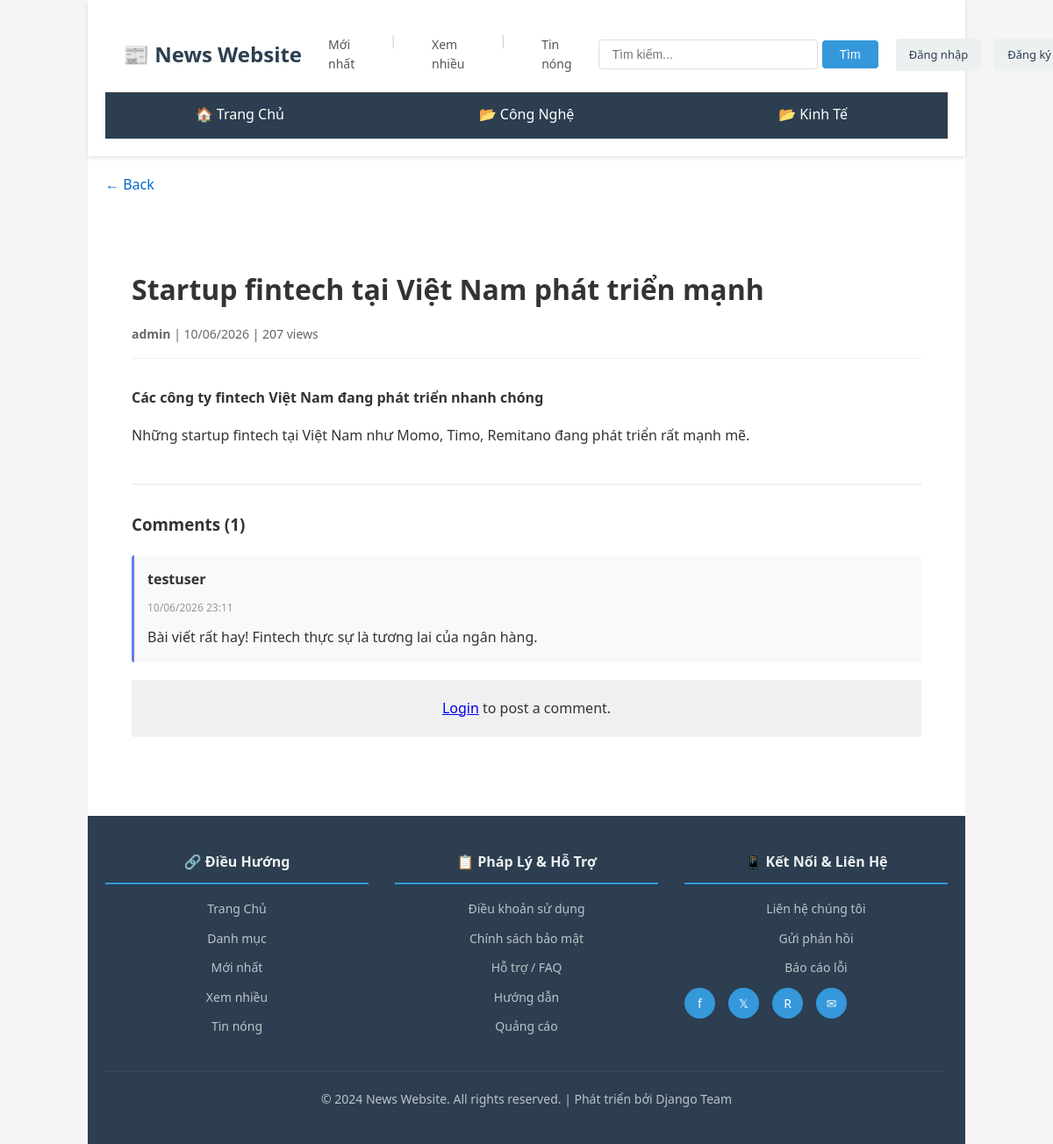
Page /tin/startup-fintech-vietnam/ on the committed database.
### Webtintuc/models.py (models this page shows, shortened)
class Category(models.Model):
    CATEGORY_TYPES = (
        ('news', 'Tin Tức'),
        ('blog', 'Blog'),
    )
    name = models.CharField(max_length=100, unique=True)
    slug = models.SlugField(unique=True)
    description = models.TextField(blank=True, null=True)
    category_type = models.CharField(
        max_length=20,
        choices=CATEGORY_TYPES,
        default='news'
    )
    created_at = models.DateTimeField(auto_now_add=True, null=True, blank=True)
    class Meta:
        verbose_name_plural = "Categories"
        ordering = ['name']

class Post(models.Model):
    STATUS_CHOICES = (
        ('draft', 'Nháp'),
        ('published', 'Đã đăng'),
    )
    POST_TYPES = (
        ('news', 'Tin Tức'),
        ('blog', 'Blog'),
    )
    title = models.CharField(max_length=255)
    slug = models.SlugField(unique=True)
    content = models.TextField()
    summary = models.TextField(help_text="Tóm tắt ngắn gọn bài viết")
    category = models.ForeignKey(Category, on_delete=models.CASCADE)
    author = models.ForeignKey(User, on_delete=models.SET_NULL, null=True)
    tags = models.ManyToManyField(Tag, blank=True)
    views_count = models.IntegerField(default=0)
    status = models.CharField(
        max_length=20,
        choices=STATUS_CHOICES,
        default='draft'
    )
    post_type = models.CharField(
        max_length=20,
        choices=POST_TYPES,
        default='news'
    )
    created_at = models.DateTimeField(auto_now_add=True)
    updated_at = models.DateTimeField(auto_now=True)
    published_at = models.DateTimeField(null=True, blank=True)
    class Meta:
        ordering = ['-published_at', '-created_at']
        verbose_name = "Bài Viết"
        verbose_name_plural = "Bài Viết"
    def save(self, *args, **kwargs):
        if not self.slug:
            self.slug = slugify(self.title)
        if self.status == 'published' and not self.published_at:
            self.published_at = timezone.now()
        super().save(*args, **kwargs)

class Comment(models.Model):
    post = models.ForeignKey(Post, on_delete=models.CASCADE, related_name='comments')
    user = models.ForeignKey(User, on_delete=models.CASCADE)
    content = models.TextField()
    is_approved = models.BooleanField(default=False)
    parent = models.ForeignKey(
        'self',
        on_delete=models.CASCADE,
        null=True,
        blank=True,
        related_name='replies'
    )
    created_at = models.DateTimeField(auto_now_add=True)
    class Meta:
        ordering = ['-created_at']
        verbose_name = "Bình Luận"
        verbose_name_plural = "Bình Luận"

### Webtintuc/views.py (the view, shortened to what this page needs)
# urls.py: path('tin/<slug:slug>/', views.post_detail, name='post_detail'),
def post_detail(request, slug):
    post = get_object_or_404(Post, slug=slug, status='published')
    post.views_count += 1
    post.save(update_fields=['views_count'])
    related_posts = Post.objects.filter(
        category=post.category,
        status='published'
    ).exclude(id=post.id)[:3]
    comments = Comment.objects.filter(post=post, is_approved=True).order_by('-created_at')
    comment_form = None
    context = {
        **get_base_context(),
        'post': post,
        'related_posts': related_posts,
        'comments': comments,
        'comment_form': comment_form,
    }
    return render(request, 'chi-tiet-tin.html', context)

### Webtintuc/views.py (called while the page is built)
def get_base_context():
    return {
        'categories': Category.objects.filter(category_type='news'),
    }

### Webtintuc/templates/chi-tiet-tin.html (shortened to what this page needs)
{% extends "base.html" %}
{% block content %}
<div class="container">
    <a href="{% url 'webtintuc:index' %}" class="back-link">← Back</a>
    <article class="article">
        <h1>{{ post.title }}</h1>
        <p class="article-meta">
            <strong>{{ post.author.get_full_name|default:post.author.username }}</strong> | {{ post.published_at|date:"d/m/Y" }} | {{ post.views_count }} views
        </p>
        <div class="article-body">
            <p><strong>{{ post.summary }}</strong></p>
            {{ post.content }}
        </div>
        <div class="comments-section">
            <h3>Comments ({{ comments|length }})</h3>
            <div class="comments-list">
                {% for comment in comments %}
                <div class="comment">
                    <strong>{{ comment.user.get_full_name|default:comment.user.username }}</strong>
                    <small>{{ comment.created_at|date:"d/m/Y H:i" }}</small>
                    <p>{{ comment.content }}</p>
                </div>
                {% empty %}
                <p>No comments yet.</p>
                {% endfor %}
            </div>
            {% if user.is_authenticated %}
            <div class="comment-form">
                <h4>Write a Comment</h4>
                <form method="POST">
                    {% csrf_token %}
                    <input type="hidden" name="comment" value="1">
                    {{ comment_form.as_p }}
                    <button type="submit" class="btn">Post Comment</button>
                </form>
            </div>
            {% else %}
            <div class="comment-login-prompt">
                <p><a href="{% url 'webtintuc:login' %}">Login</a> to post a comment.</p>
            </div>
            {% endif %}
        </div>
    </article>
</div>
{% endblock %}

### Webtintuc/templates/base.html (shortened to what this page needs)
{% load static %}
<!DOCTYPE html>
<html lang="vi">
<head>
    <link rel="stylesheet" href="{% static 'css/style.css' %}">
</head>
<body>
    <div class="wrapper">
        <header>
            <div class="header-top">
                <a href="{% url 'webtintuc:index' %}" class="logo">📰 News Website</a>
                <div class="header-info">
                    <a href="{% url 'webtintuc:index' %}">Mới nhất</a>
                    <span class="separator">|</span>
                    <a href="{% url 'webtintuc:index' %}">Xem nhiều</a>
                    <span class="separator">|</span>
                    <a href="{% url 'webtintuc:index' %}">Tin nóng</a>
                </div>
                <form class="search-box" action="{% url 'webtintuc:search' %}" method="GET">
                    <input type="text" name="q" placeholder="Tìm kiếm..." value="{{ query }}">
                    <button type="submit">Tìm</button>
                </form>
                <div class="user-menu">
                    {% if user.is_authenticated %}
                        <span class="user-greeting">👤 {{ user.username }}</span>
                        <a href="{% url 'webtintuc:my_posts' %}">Bài viết của tôi</a>
                        <a href="{% url 'webtintuc:logout' %}">Đăng xuất</a>
                    {% else %}
                        <a href="{% url 'webtintuc:login' %}">Đăng nhập</a>
                        <a href="{% url 'webtintuc:register' %}">Đăng ký</a>
                    {% endif %}
                </div>
            </div>
            <nav class="navbar">
                <a href="{% url 'webtintuc:index' %}" class="nav-item">🏠 Trang Chủ</a>
                {% for category in categories %}
                    <a href="{% url 'webtintuc:category' category.slug %}" class="nav-item">
                        📂 {{ category.name }}
                    </a>
                {% endfor %}
            </nav>
        </header>
        <main>
            {% block content %}{% endblock %}
        </main>
        <footer>
            <div class="footer-content">
                <div class="footer-section">
                    <h4>🔗 Điều Hướng</h4>
                    <ul>
                        <li><a href="{% url 'webtintuc:index' %}">Trang Chủ</a></li>
                        <li><a href="#">Danh mục</a></li>
                        <li><a href="#">Mới nhất</a></li>
                        <li><a href="#">Xem nhiều</a></li>
                        <li><a href="#">Tin nóng</a></li>
                    </ul>
                </div>
                <div class="footer-section">
                    <h4>📋 Pháp Lý & Hỗ Trợ</h4>
                    <ul>
                        <li><a href="#">Điều khoản sử dụng</a></li>
                        <li><a href="#">Chính sách bảo mật</a></li>
                        <li><a href="#">Hỗ trợ / FAQ</a></li>
                        <li><a href="#">Hướng dẫn</a></li>
                        <li><a href="#">Quảng cáo</a></li>
                    </ul>
                </div>
                <div class="footer-section">
                    <h4>📱 Kết Nối & Liên Hệ</h4>
                    <ul>
                        <li><a href="#">Liên hệ chúng tôi</a></li>
                        <li><a href="#">Gửi phản hồi</a></li>
                        <li><a href="#">Báo cáo lỗi</a></li>
                    </ul>
                    <div class="social-links">
                        <a href="#" title="Facebook">f</a>
                        <a href="#" title="Twitter">𝕏</a>
                        <a href="#" title="Reddit">R</a>
                        <a href="#" title="Email">✉</a>
                    </div>
                </div>
            </div>
            <div class="footer-bottom">
                <p>&copy; 2024 News Website. All rights reserved. | Phát triển bởi Django Team</p>
            </div>
        </footer>
    </div>
</body>
</html>

### Webtintuc/static/css/style.css (style rules this page uses)
* { margin: 0; padding: 0; box-sizing: border-box; }
body { font-family: Arial, sans-serif; line-height: 1.6; color: #333; background-color: #f5f5f5; }
.wrapper { max-width: 1000px; margin: 0 auto; background: white; }
header { background: #333; color: white; padding: 20px; box-shadow: 0 2px 5px rgba(0,0,0,0.1); }
.header-top { display: flex; justify-content: space-between; align-items: center; margin-bottom: 15px; }
.logo { font-size: 24px; font-weight: bold; color: white; text-decoration: none; }
.search-box { display: flex; gap: 5px; }
.search-box input { padding: 8px 12px; border: none; border-radius: 3px; width: 250px; }
.search-box button { padding: 8px 15px; background: #555; color: white; border: none; border-radius: 3px; cursor: pointer; }
.navbar { display: flex; gap: 20px; border-top: 1px solid #555; padding-top: 15px; }
.nav-item { color: white; text-decoration: none; padding: 5px 10px; transition: background 0.3s; }
main { padding: 30px 20px; min-height: 400px; }
.container { display: flex; flex-direction: column; gap: 30px; }
footer { background: #333; color: white; text-align: center; padding: 20px; margin-top: 30px; }
footer p { margin: 0; }
footer a { color: #aaa; text-decoration: none; }

### Webtintuc/templates/base.html (style rules this page uses)
* { margin: 0; padding: 0; box-sizing: border-box; }
body { font-family: 'Segoe UI', Tahoma, Geneva, Verdana, sans-serif; line-height: 1.6; color: #333; background-color: #f5f5f5; }
.wrapper { display: flex; flex-direction: column; min-height: 100vh; }
header { background-color: #fff; box-shadow: 0 2px 5px rgba(0,0,0,0.1); position: sticky; top: 0; z-index: 100; }
.header-top { display: flex; justify-content: space-between; align-items: center; padding: 15px 20px; max-width: 1200px; margin: 0 auto; width: 100%; gap: 20px; }
.logo { font-size: 24px; font-weight: bold; color: #2c3e50; text-decoration: none; white-space: nowrap; }
.header-info { display: flex; gap: 30px; flex: 1; justify-content: center; font-size: 14px; }
.header-info a { text-decoration: none; color: #555; padding: 5px 10px; transition: color 0.3s; }
.header-info .separator { color: #ccc; }
.search-box { display: flex; gap: 5px; align-items: center; }
.search-box input { padding: 8px 15px; border: 1px solid #ddd; border-radius: 4px; width: 250px; font-size: 14px; }
.search-box button { padding: 8px 20px; background-color: #3498db; color: white; border: none; border-radius: 4px; cursor: pointer; font-size: 14px; transition: background-color 0.3s; }
.user-menu { display: flex; align-items: center; gap: 15px; white-space: nowrap; }
.user-menu a { padding: 8px 15px; background-color: #ecf0f1; color: #2c3e50; text-decoration: none; border-radius: 4px; font-size: 13px; transition: all 0.3s; }
.navbar { display: flex; background-color: #2c3e50; padding: 0; max-width: 1200px; margin: 0 auto; width: 100%; }
.nav-item { flex: 1; text-align: center; padding: 12px 20px; color: white; text-decoration: none; transition: all 0.3s; border-bottom: 3px solid transparent; }
main { flex: 1; max-width: 1200px; margin: 20px auto; width: 100%; padding: 0 20px; }
footer { background-color: #2c3e50; color: white; padding: 40px 20px; margin-top: 40px; }
.footer-content { max-width: 1200px; margin: 0 auto; display: grid; grid-template-columns: 1fr 1fr 1fr; gap: 30px; margin-bottom: 30px; }
.footer-section h4 { font-size: 16px; margin-bottom: 15px; color: #ecf0f1; border-bottom: 2px solid #3498db; padding-bottom: 10px; }
.footer-section ul { list-style: none; }
.footer-section li { margin: 8px 0; }
.footer-section a { color: #bdc3c7; text-decoration: none; font-size: 14px; transition: color 0.3s; }
.footer-bottom { border-top: 1px solid #34495e; padding-top: 20px; text-align: center; font-size: 14px; color: #bdc3c7; }
.social-links { display: flex; gap: 15px; margin-top: 10px; }
.social-links a { display: inline-block; width: 35px; height: 35px; background-color: #3498db; color: white; text-align: center; line-height: 35px; border-radius: 50%; text-decoration: none; transition: background-color 0.3s; }

### rows in the picture
Category: name "Công Nghệ"
Category: name "Kinh Tế"
Post: title "Startup fintech tại Việt Nam phát triển mạnh", author.get_full_name "admin", published_at "10/06/2026", views_count "207", summary "Các công ty fintech Việt Nam đang phát triển nhanh chóng", content "Những startup fintech tại Việt Nam như Momo, Timo, Remitano đang phát triển rất mạnh mẽ."
Comment: user.get_full_name "testuser", created_at "10/06/2026 23:11", content "Bài viết rất hay! Fintech thực sự là tương lai của ngân hàng."

### other values in the picture
{{ comments|length }} "1"
